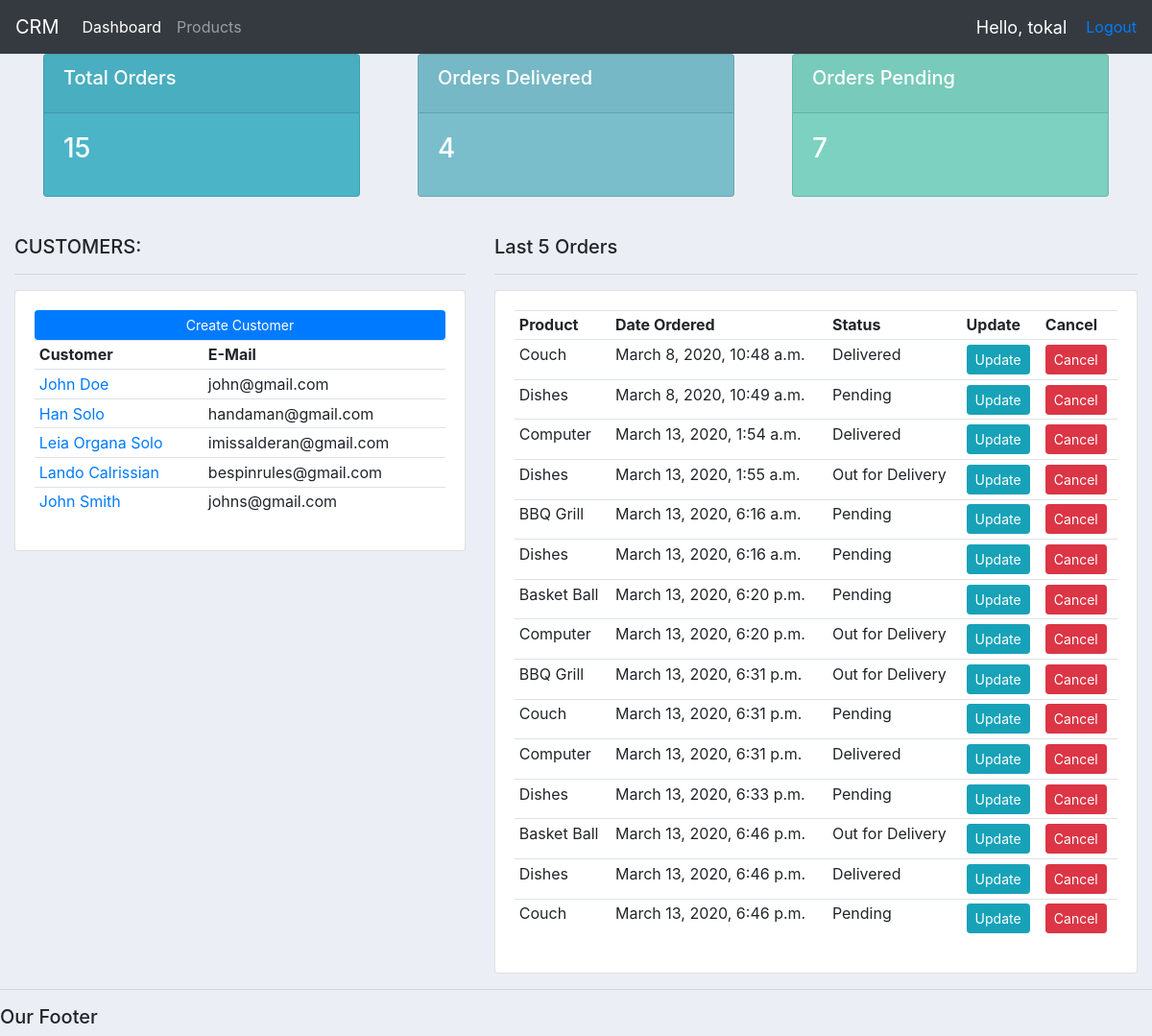
The app's page / (signed in), older data.
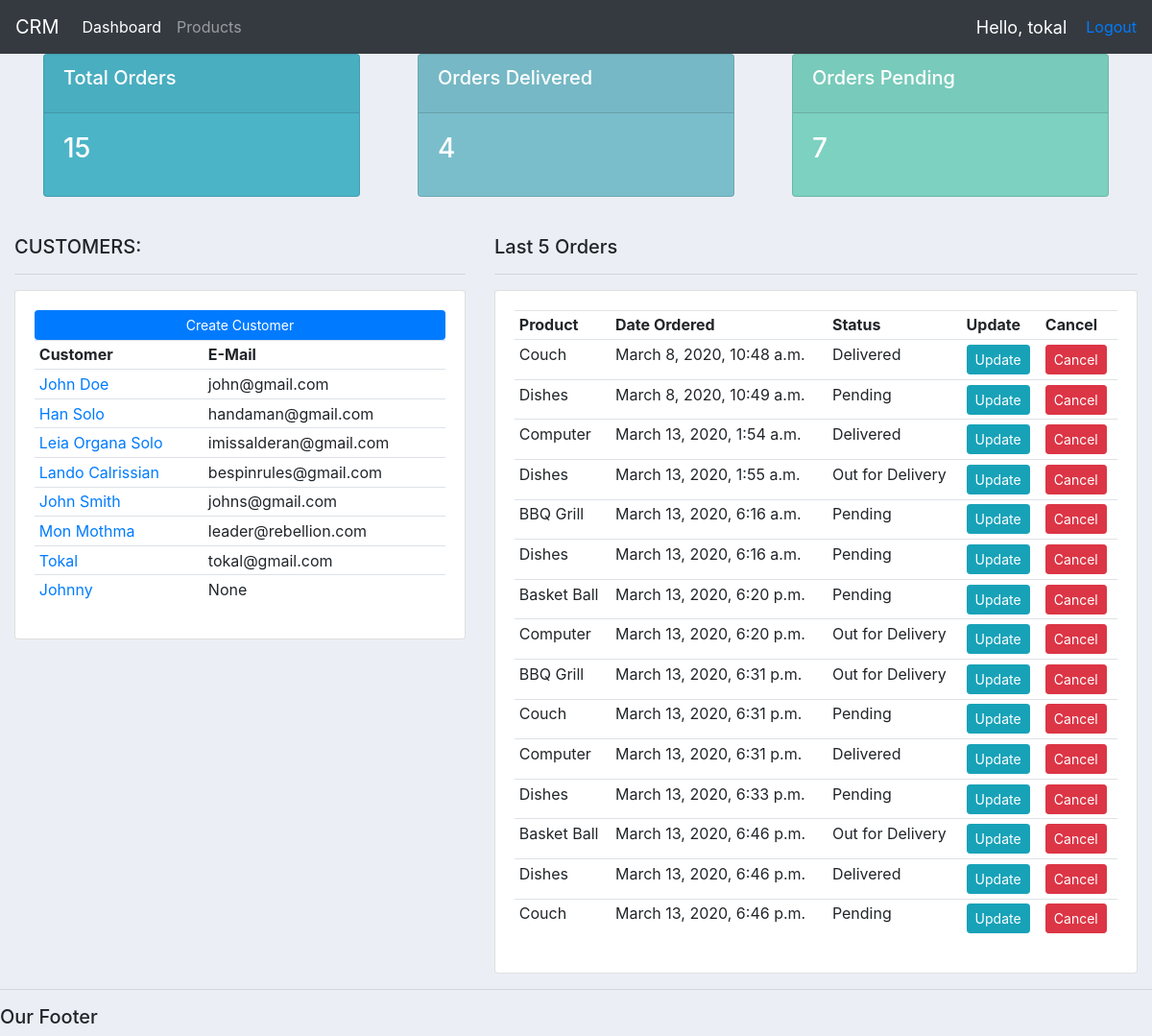
The same page, newer data.
### accounts/models.py (models this page shows, shortened)
class Customer(models.Model):
    user = models.OneToOneField(User, null=True, blank=True, on_delete=models.CASCADE)
    name = models.CharField(max_length=200, null=True)
    phone = models.CharField(max_length=200, null=True)
    email = models.CharField(max_length=200, null=True)
    profile_pic = models.ImageField(default='profile1.png', null=True, blank=True)
    date_created = models.DateTimeField(auto_now=True)

class Order(models.Model):
    STATUS = (
             ('Pending', 'Pending'),
             ('Out for Delivery', 'Out for Delivery'),
             ('Delivered', 'Delivered'),
             )
    customer = models.ForeignKey(Customer, null=True, on_delete = models.SET_NULL)
    product  = models.ForeignKey(Product, null=True, on_delete = models.SET_NULL )
    date_created = models.DateTimeField(auto_now_add=True, null=True)
    status = models.CharField(max_length=200, null=True, choices=STATUS)
    note = models.CharField(max_length=200, null=True, blank=True)

class Product(models.Model):
    CATEGORY = (
                ('Indoor', 'Indoor'),
                ('Outdoor', 'Outdoor'),
                ('Tech', 'Tech'),
                )
    name = models.CharField(max_length=200, null=True)
    price = models.FloatField(null=True)
    category = models.CharField(max_length=200, null=True, choices=CATEGORY)
    description = models.CharField(max_length=200, null=True, blank=True)
    date_created = models.DateTimeField(auto_now=True)
    tags = models.ManyToManyField(Tag)
    def __str__(self):
        return self.name

### accounts/decorators.py (the view)
	def wrapper_function(request, *args, **kwargs):
		group = None
		if request.user.groups.exists():
			group = request.user.groups.all()[0].name
		if group == 'Customer':
			return redirect('user-page')
		if group == 'Admin':
			return view_func(request, *args, **kwargs)

### accounts/views.py (called while the page is built)
@login_required(login_url='login')
@admin_only
def home(request):
    orders = Order.objects.all()
    customers = Customer.objects.all()
    total_customers = customers.count()
    total_orders = orders.count()
    delivered = orders.filter(status='Delivered').count()
    pending = orders.filter(status='Pending').count()
    context = {'orders': orders, 'customers': customers,
                'total_orders': total_orders, 'total_customers': total_customers,
                'delivered': delivered, 'pending': pending}
    return render(request, 'accounts/dashboard.html', context)

### accounts/templates/accounts/dashboard.html
{% extends 'accounts/main.html' %}
{% block content %}
    {% include 'accounts/status.html' %}
<br>
<div class="row">
    <div class='col col-md-5'>
        <h5> CUSTOMERS: </h5>
        <hr>
        <div class='card card-body'>
            <a class='btn btn-primary btn-sm btn-black' href="{% url 'create_customer' %}">Create Customer</a>
            <table class='table table-sm'>
                <tr>
                    <th>Customer</th>
                    <th>E-Mail</th>
                </tr>
                {% for i in customers %}
                    <tr>
                        <td><a href="{% url 'customer' i.id %}">{{ i.name }}</a></td>
                        <td>{{ i.email }}</td>
                    </tr>
                {% endfor %}
            </table>
        </div>
    </div>
    <div class='col col-md-7'>
        <h5>Last 5 Orders</h5>
        <hr>
        <div class='card card-body'>
            <table class='table table-sm'>
                <tr>
                    <th>Product</th>
                    <th>Date Ordered</th>
                    <th>Status</th>
                    <th>Update</th>
                    <th>Cancel</th>
                </tr>
                {% for i  in orders %}
                <tr>
                    <td> {{ i.product }}</td>
                    <td> {{ i.date_created }}</td>
                    <td> {{ i.status }}</td>
                    <td><a class='btn btn-sm btn-info' href="{% url 'update_order' i.id %}">Update</a></td>
                    <td><a class='btn btn-sm btn-danger'href="{% url 'delete_order' i.id %}">Cancel</a></td>
                </tr>
                {% endfor %}
            </table>
        </div>
    </div>
</div>
{% endblock content %}

### accounts/templates/accounts/main.html (shortened to what this page needs)
{% load static %}
<html>
<head>
<link rel="stylesheet" href="https://stackpath.bootstrapcdn.com/bootstrap/4.4.1/css/bootstrap.min.css">
<link rel="stylesheet" type='text/css' href="{% static '/css/main.css' %}">
</head>
<body>
    {% include 'accounts/navbar.html' %}
    <div class='container-fluid'>
        {% block content%}
        {% endblock %}
    </div>
    <hr>
    <h5>Our Footer</h5>
</body>
</html>

### accounts/templates/accounts/navbar.html (shortened to what this page needs)
{% load static %}
<nav class="navbar navbar-expand-lg navbar-dark bg-dark">
  <a class="navbar-brand" href="{% url 'home'%}">CRM</a>
  <div class="collapse navbar-collapse" id="navbarNav">
    <ul class="navbar-nav">
      {% if request.user.is_staff %}
      <li class="nav-item active">
        <a class="nav-link" href="{% url 'home' %}">Dashboard</a>
      </li>
      <li class="nav-item">
        <a class="nav-link" href="{% url 'products' %}">Products</a>
      </li>
      {% else %}
      <li class='nav-item'>
        <a class='nav-link' href="{% url 'account' %}">Settings</a>
      </li>
      {% endif %}
    </ul>
  </div>
  <span class='hello-msg' >Hello, {{ request.user }}</span>
  <span><a href="{% url 'logout' %}">Logout</a></span>
</nav>

### accounts/templates/accounts/status.html
<div class="container-fluid">
    <div class='row'>
        <div class='col'>
            <div class='col-md'>
                <div class='card text-vernter text-white mb-3' id="total-orders">
                    <div class='card-header'>
                        <h5 class='card-title'>Total Orders</h5>
                    </div>
                    <div class='card-body'>
                        <h3 class='card-title'>{{total_orders}}</h3>
                    </div>
                </div>
            </div>
        </div>
        <div class='col'>
            <div class='col-md'>
                <div class='card text-vernter text-white mb-3' id="orders-delivered">
                    <div class='card-header'>
                        <h5 class='card-title'>Orders Delivered</h5>
                    </div>
                    <div class='card-body'>
                        <h3 class='card-title'>{{delivered}}</h3>
                    </div>
                </div>
            </div>
        </div>
        <div class='col'>
            <div class='col-md'>
                <div class='card text-vernter text-white mb-3' id="orders-pending">
                    <div class='card-header'>
                        <h5 class='card-title'>Orders Pending</h5>
                    </div>
                    <div class='card-body'>
                        <h3 class='card-title'>{{pending}}</h3>
                    </div>
                </div>
            </div>
        </div>
    </div>
</div>

### static/css/main.css (style rules this page uses)
body { background-color: #ebeff5; }
#total-orders { background-color: #4cb4c7; }
#orders-delivered { background-color: #7abecc; }
#orders-pending { background-color: #7CD1C0; }

### accounts/templates/accounts/navbar.html (style rules this page uses)
.hello-msg { font-size: 18px; color: #fff; margin-right: 20px }

Row changes from the older to the newer data that the page shows:
added Customer: name "Mon Mothma", email "leader@rebellion.com"
added Customer: name "Tokal", email "tokal@gmail.com"
added Customer: name "Johnny", email "None"
